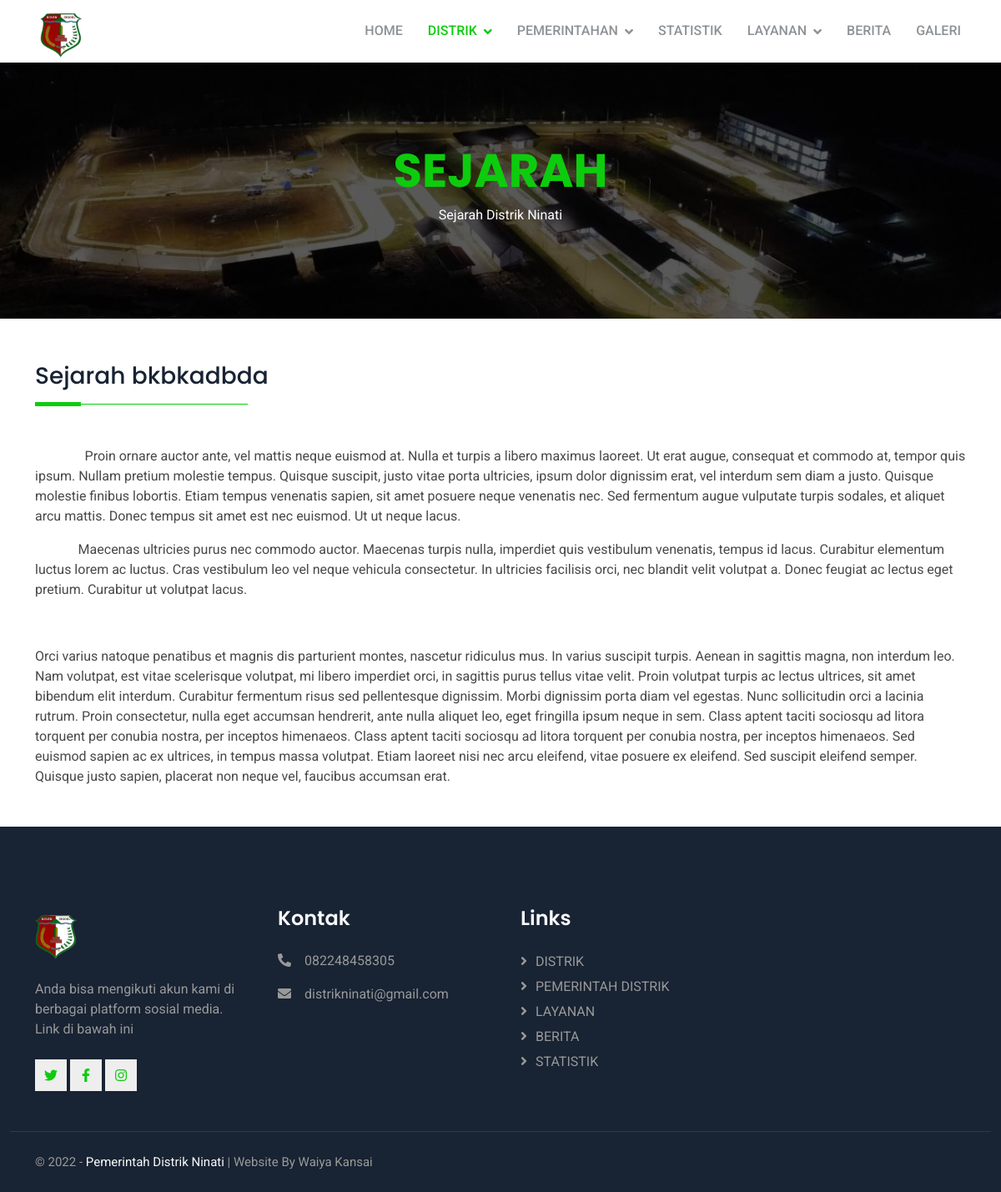
Page /sejarah/ on the earlier database version.
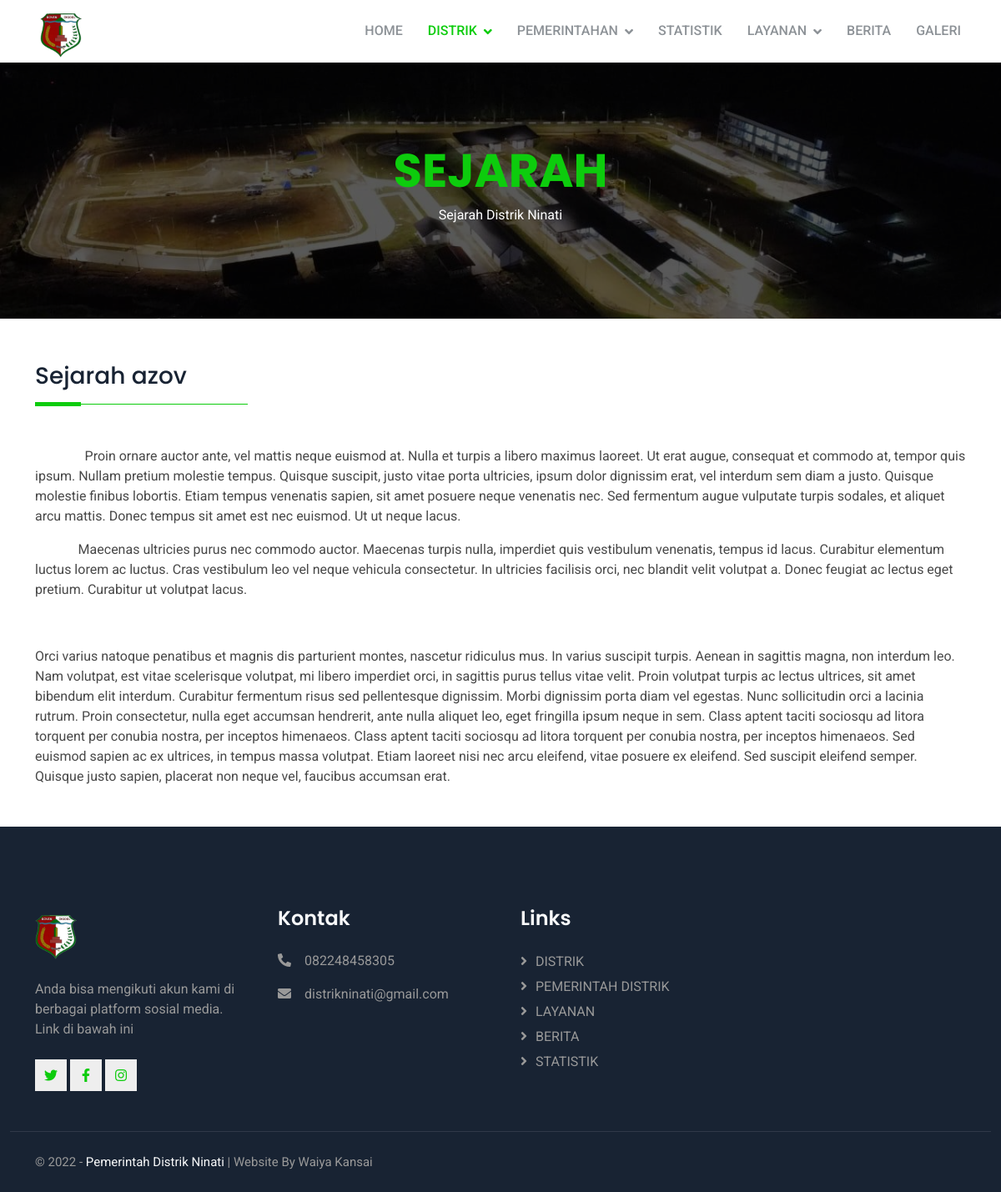
Same page on the later database version.
### sejarah/models.py (models this page shows, shortened)
class Sejarah(models.Model):
    judul = models.CharField(max_length=100)
    body = RichTextField(blank=True, null=True)

### sejarah/views.py (the view)
# urls.py: path('', views.index, name='index'),
def index(request):
    subtitle = 'Sejarah Distrik Ninati'
    sejarah = Sejarah.objects.all()
    context= {
        'title' : 'Sejarah',
        'subtitle': subtitle,
        'sejarah': sejarah,
    }
    return render(request, 'sejarah/index.html', context)

### templates/sejarah/index.html
{% extends '../subbase.html' %}
{% block content %}
   <div class="container">
    {% for sejarah in sejarah %}
    <div class="three">
        <h1>{{ sejarah.judul }}</h1>
    </div>
    <div class="isi">
        {{sejarah.body | safe}}
    </div>
    {% endfor %}
   </div>
{% endblock content %}

### templates/subbase.html (shortened to what this page needs)
{% load static %}
<!DOCTYPE html>
<html lang="en">
<head>
    <link
      href="https://cdnjs.cloudflare.com/ajax/libs/font-awesome/5.10.0/css/all.min.css"
      rel="stylesheet"
    />
    <link
      href="https://cdn.jsdelivr.net/npm/bootstrap-icons@1.4.1/font/bootstrap-icons.css"
      rel="stylesheet"
    />
    <link href="{% static 'lib/animate/animate.min.css' %}" rel="stylesheet" />
    <link href="{% static 'lib/owlcarousel/assets/owl.carousel.min.css' %}" rel="stylesheet" />
    <link href="{% static 'css/bootstrap.min.css' %}" rel="stylesheet" />
    <link href="{% static 'css/style.css' %}" rel="stylesheet" />
</head>
    <body>
        {% include 'navbar.html' %}
    <div
    class="container-fluid page-header py-5 mb-5 wow fadeIn"
    data-wow-delay="0.1s"
  >
    <div class="container text-center py-5">
      <h1 class="display-4 title-on-sub animated slideInDown mb-2">
        {{title | upper}}
      </h1>
       <p class="subtitle">{{ subtitle }}</p>
    </div>
  </div>
        {% block content %}
        {% endblock content %}
     {% include 'footer.html' %}
    </body>
</html>

### templates/navbar.html (shortened to what this page needs)
{% load static %}
<nav
class="navbar navbar-expand-lg bg-white navbar-light sticky-top px-4 px-lg-5 py-lg-0"
>
  <a href="#" >
    <img src="{% static 'img/logo.png' %}" class="logo-nav">
  </a>
<div class="collapse navbar-collapse" id="navbarCollapse">
  <div class="navbar-nav ms-auto py-3 py-lg-0">
    <a href="{% url 'index' %}" {% if request.path == "/" %} class="nav-item nav-link active" {% else %} class="nav-item nav-link" {% endif %}>Home</a>
    <div class="nav-item dropdown">
      <a
        href="#"
        {% if request.path == "/sejarah/" %}class="nav-link dropdown-toggle active"{% elif request.path == "/geografis/" %}class="nav-link dropdown-toggle active" {% else %}class="nav-link dropdown-toggle"{% endif %}
        data-bs-toggle="dropdown"
        >Distrik</a
      >
    </div>
    <div class="nav-item dropdown">
      <a
        href="#"
        class="nav-link dropdown-toggle"
        data-bs-toggle="dropdown"
        >Pemerintahan</a
      >
    </div>
    <a href="#" class="nav-item nav-link ">Statistik</a>
    <div class="nav-item dropdown">
      <a
        href="#"
        class="nav-link dropdown-toggle"
        data-bs-toggle="dropdown"
        >Layanan</a
      >
    </div>
    <a href="contact.html" class="nav-item nav-link">Berita</a>
    <a href="contact.html" class="nav-item nav-link">Galeri</a>
  </div>
</div>
</nav>

### templates/footer.html
{% load static %}
<div
      class="container-fluid bg-dark footer mt-5 pt-5 wow fadeIn"
      data-wow-delay="0.1s"
    >
      <div class="container py-5">
        <div class="row g-5">
          <div class="col-lg-3 col-md-6">
            <h1 class="text-white mb-4">
                <img src="{% static 'img/logo.png' %}" class="logo-nav">
            </h1>
            <p>
              Anda bisa mengikuti akun kami di berbagai platform sosial media.
              Link di bawah ini
            </p>
            <div class="d-flex pt-2">
              <a class="btn btn-white btn-square btn-outline-primary me-1" href=""
                ><i class="fab fa-twitter"></i
              ></a>
              <a class="btn btn-white btn-square btn-outline-primary me-1" href=""
                ><i class="fab fa-facebook-f"></i
              ></a>
              <a class="btn btn-white btn-square btn-outline-primary me-1" href=""
                ><i class="fab fa-instagram"></i
              ></a>
            </div>
          </div>
          <div class="col-lg-3 col-md-6">
            <h4 class="text-light mb-4">Kontak</h4>
            <p><i class="fa fa-phone-alt me-3"></i>082248458305</p>
            <p><i class="fa fa-envelope me-3"></i>distrikninati@gmail.com</p>
          </div>
          <div class="col-lg-3 col-md-6">
            <h4 class="text-light mb-4">Links</h4>
            <a class="btn btn-transparant btn-link" href="">DISTRIK</a>
            <a class="btn btn-transparant btn-link" href="">PEMERINTAH DISTRIK</a>
            <a class="btn btn-transparant btn-link" href="">LAYANAN</a>
            <a class="btn btn-transparant btn-link" href="">BERITA</a>
            <a class="btn btn-transparant btn-link" href="">STATISTIK</a>
          </div>
        </div>
      </div>
      <div class="container-fluid copyright">
        <div class="container">
          <div class="row">
            <div class="col-md-6 text-center text-md-start mb-3 mb-md-0">
              &copy; 2022 - <a href="#">Pemerintah Distrik Ninati</a> | Website By Waiya Kansai
            </div>
          </div>
        </div>
      </div>
    </div>

### static/css/style.css (style rules this page uses)
:root { --primary: #0dcc0d; --secondary: #8D9297; --light: #F8F9FA; --dark: #182333; }
.btn { font-weight: 500; transition: .5s; background-color: var(--primary); border-color: var(--primary); }
.btn-square { width: 38px; height: 38px; }
.btn-square, .btn-sm-square, .btn-lg-square { padding: 0; display: flex; align-items: center; justify-content: center; font-weight: normal; }
.navbar.sticky-top { top: -100px; transition: .5s; }
.navbar .navbar-nav .nav-link { margin-left: 30px; padding: 25px 0; color: var(--secondary); font-weight: 500; text-transform: uppercase; outline: none; }
.navbar .navbar-nav .nav-link:hover, .navbar .navbar-nav .nav-link.active { color: var(--primary) }
.navbar .dropdown-toggle::after { border: none; content: "\f107"; font-family: "Font Awesome 5 Free"; font-weight: 900; vertical-align: middle; margin-left: 8px; }
.logo-nav { width: 50px; margin-top: 10px; }
.three h1 { font-size: 28px; font-weight: 500; letter-spacing: 0; line-height: 1.5em; padding-bottom: 15px; position: relative; margin-bottom: 3rem; }
.three h1:before { content: ""; position: absolute; left: 0; bottom: 0; height: 5px; width: 55px; background-color: var(--primary); }
.three h1:after { content: ""; position: absolute; left: 0; bottom: 2px; height: 1px; width: 95%; max-width: 255px; background-color: var(--primary); }
.page-header { background: linear-gradient(rgba(0, 0, 0, .65), rgba(0, 0, 0, .65)), url(../img/hero-2.jpeg) center center no-repeat; background-size: cover; }
.footer { color: #999999; }
.footer .btn.btn-link { display: block; margin-bottom: 5px; padding: 0; text-align: left; color: #999999; font-weight: normal; text-transform: capitalize; transition: .3s; }
.footer .btn.btn-link::before { position: relative; content: "\f105"; font-family: "Font Awesome 5 Free"; font-weight: 900; color: #999999; margin-right: 10px; }
.footer .copyright { padding: 25px 0; font-size: 15px; border-top: 1px solid rgba(256, 256, 256, .1); }
.footer .copyright a { color: var(--light); }
.btn-white { color: var(--primary); background-color: #EEEEEE; border: none; }
.btn-transparant { background-color: transparent; border: none; }
.subtitle { color: #FFFFFF; }
.title-on-sub { color: var(--primary); }
.isi { color: #484848; }

Differences in the rows shown:
changed Sejarah: judul "Sejarah bkbkadbda" → "Sejarah azov"
